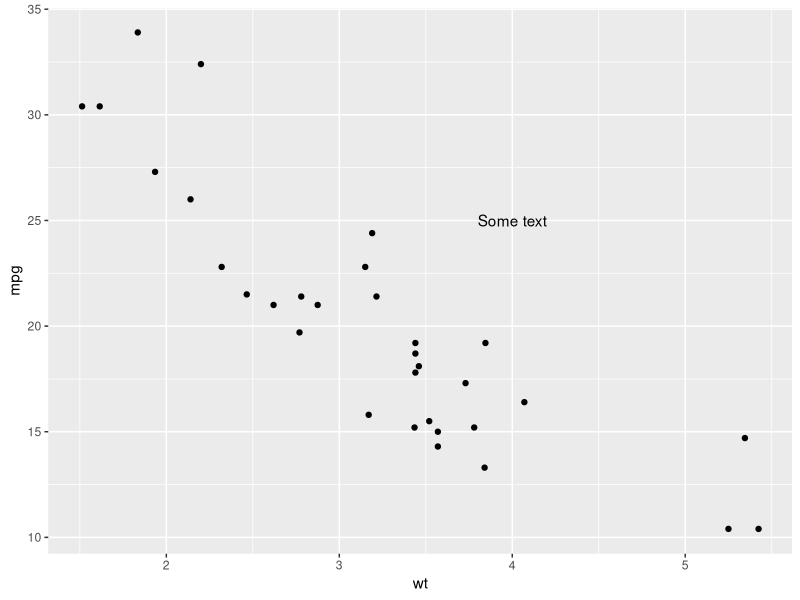
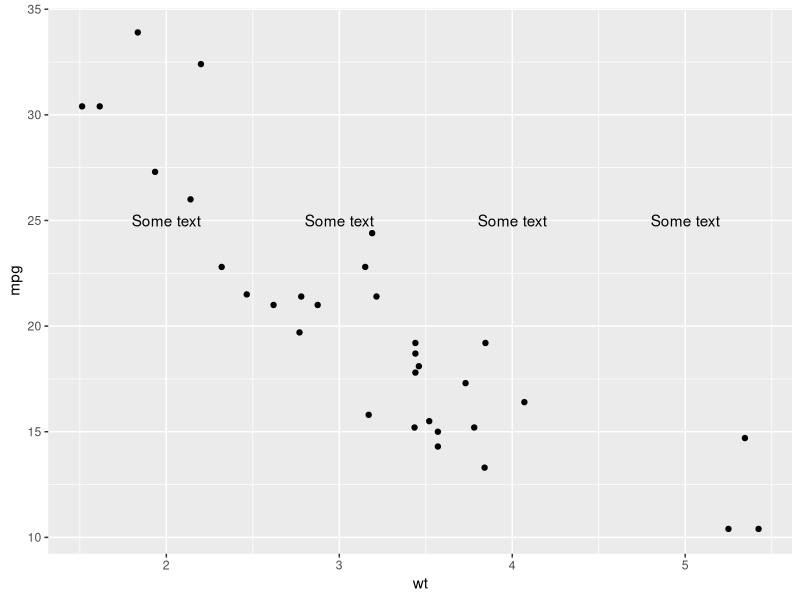
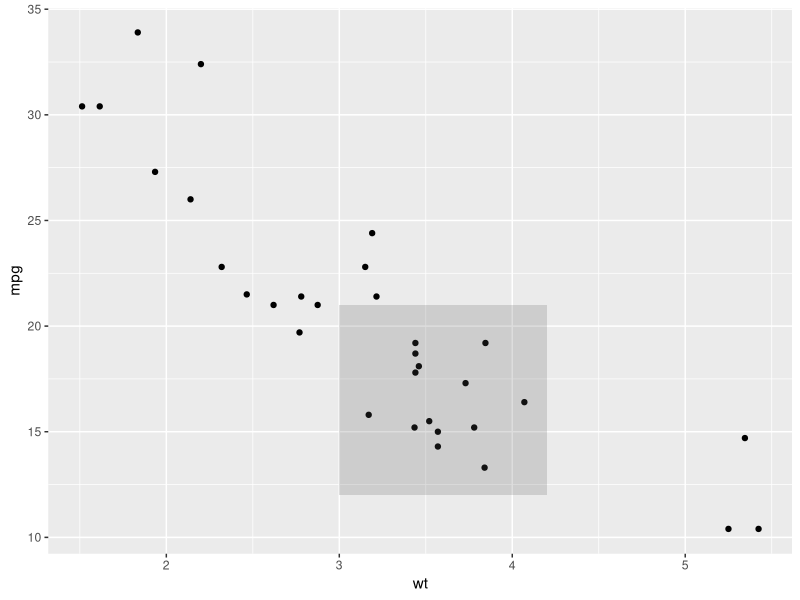
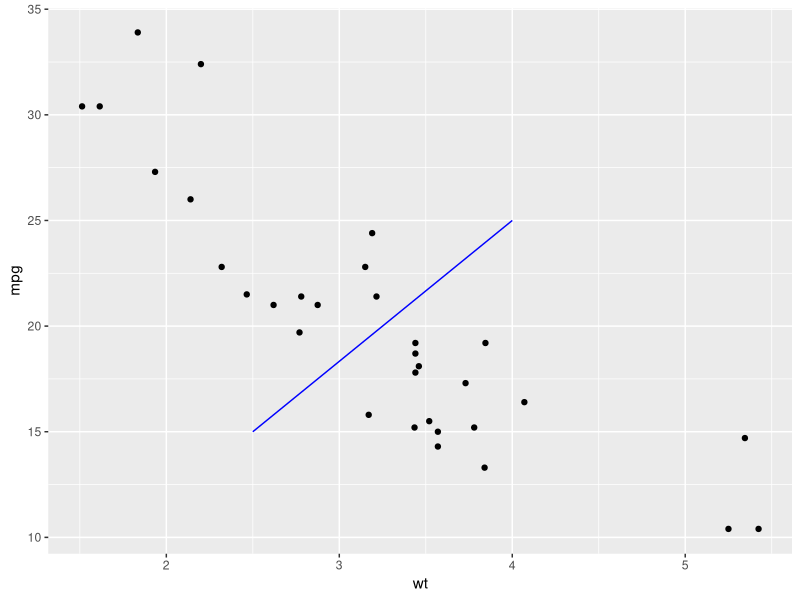
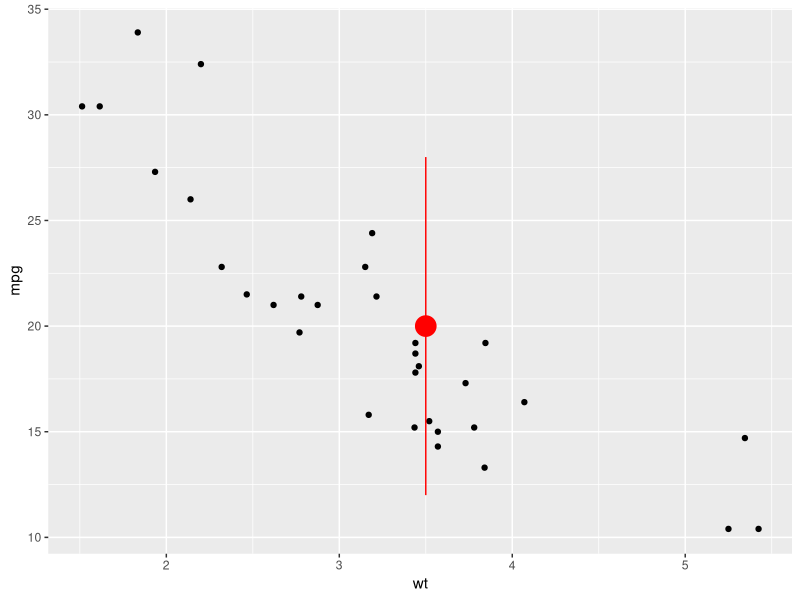
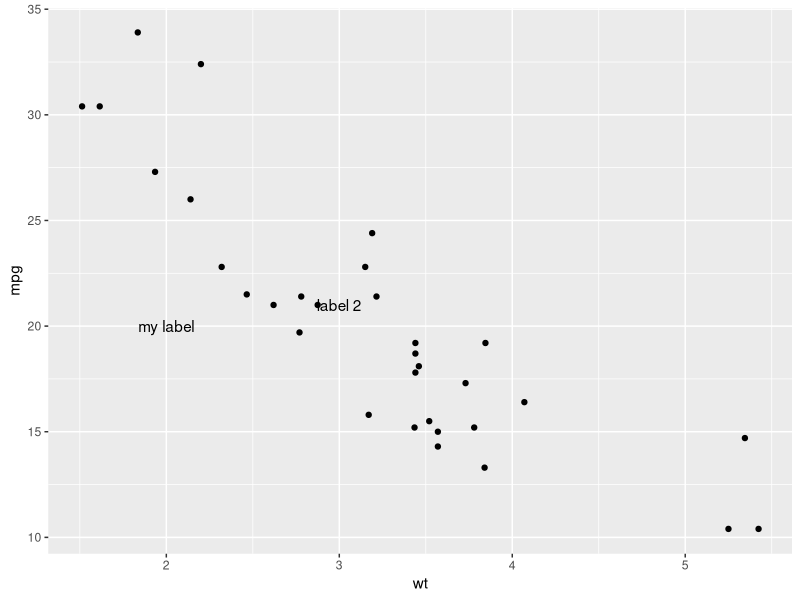
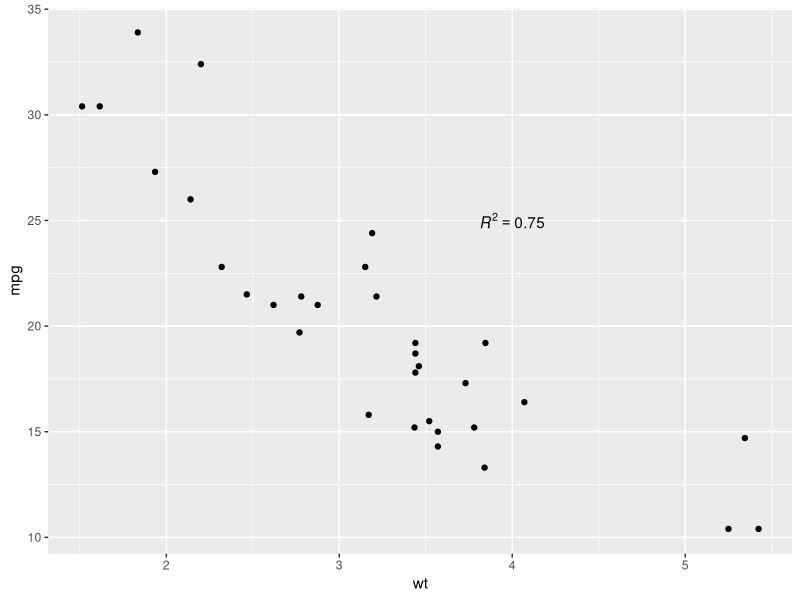
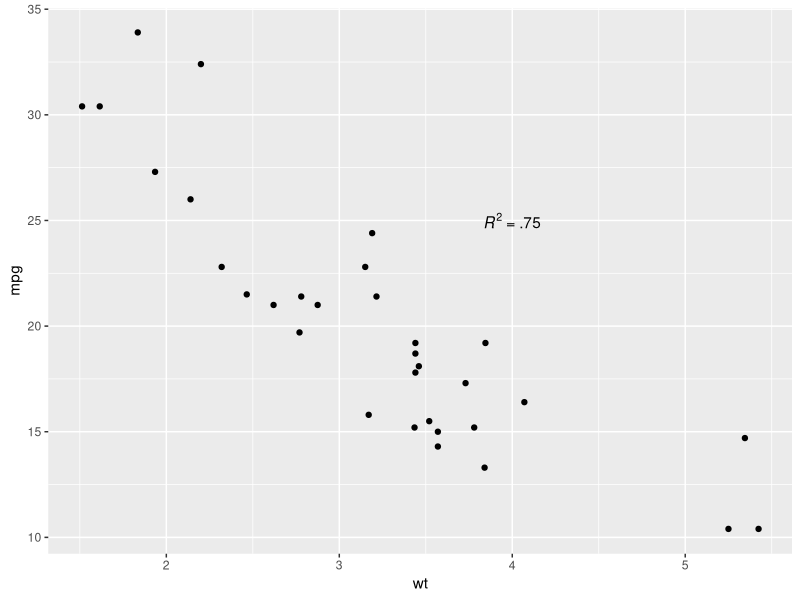

Source code (R) for these figures, in order:
library(ggplot2)


### Name: annotate
### Title: Create an annotation layer
### Aliases: annotate

### ** Examples

p <- ggplot(mtcars, aes(x = wt, y = mpg)) + geom_point()
p + annotate("text", x = 4, y = 25, label = "Some text")
p + annotate("text", x = 2:5, y = 25, label = "Some text")
p + annotate("rect", xmin = 3, xmax = 4.2, ymin = 12, ymax = 21,
  alpha = .2)
p + annotate("segment", x = 2.5, xend = 4, y = 15, yend = 25,
  colour = "blue")
p + annotate("pointrange", x = 3.5, y = 20, ymin = 12, ymax = 28,
  colour = "red", size = 1.5)

p + annotate("text", x = 2:3, y = 20:21, label = c("my label", "label 2"))

p + annotate("text", x = 4, y = 25, label = "italic(R) ^ 2 == 0.75",
  parse = TRUE)
p + annotate("text", x = 4, y = 25,
  label = "paste(italic(R) ^ 2, \" = .75\")", parse = TRUE)
